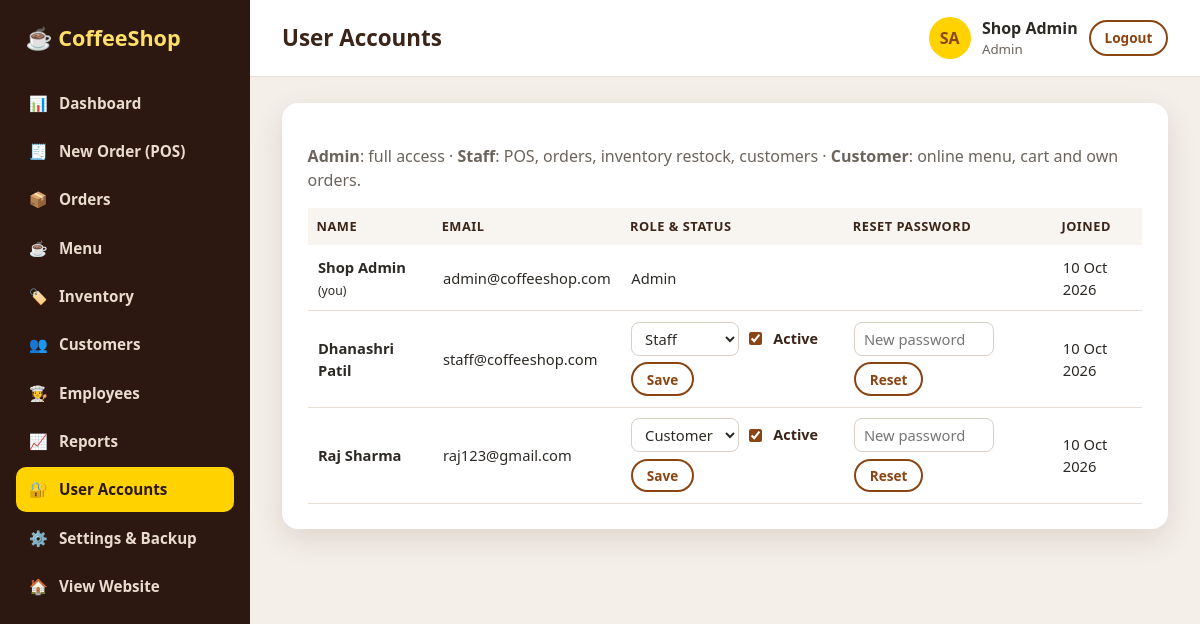
The page /admin/users.php (signed in) on the database its author committed.
### tables this page shows
CREATE TABLE users (
    id            INT AUTO_INCREMENT PRIMARY KEY,
    name          VARCHAR(100) NOT NULL,
    email         VARCHAR(150) NOT NULL UNIQUE,
    phone         VARCHAR(20),
    password_hash VARCHAR(255) NOT NULL,
    role          ENUM('admin','staff','customer') NOT NULL DEFAULT 'customer',
    is_active     TINYINT(1) NOT NULL DEFAULT 1,
    created_at    DATETIME NOT NULL DEFAULT CURRENT_TIMESTAMP
);

### includes/bootstrap.php (called while the page is built, shortened)
<?php
function db(): PDO
{
    static $pdo = null;
    if ($pdo === null) {
        $dsn = 'mysql:host=' . DB_HOST . ';port=' . DB_PORT . ';dbname=' . DB_NAME . ';charset=utf8mb4';
        try {
            $pdo = new PDO($dsn, DB_USER, DB_PASS, [
                PDO::ATTR_ERRMODE            => PDO::ERRMODE_EXCEPTION,
                PDO::ATTR_DEFAULT_FETCH_MODE => PDO::FETCH_ASSOC,
                PDO::ATTR_EMULATE_PREPARES   => false,
            ]);
            $pdo->exec("SET time_zone = '" . date('P') . "'");
        } catch (PDOException $e) {
            http_response_code(500);
            exit('<h2>Database connection failed</h2><p>Check config/config.php and make sure the '
                . 'database/coffeeshop.sql file has been imported.</p>');
        }
    }
    return $pdo;
}
function base_url(string $path = ''): string
{
    static $base = null;
    if ($base === null) {
        $root = str_replace('\\', '/', realpath(__DIR__ . '/..'));
        $doc  = str_replace('\\', '/', realpath($_SERVER['DOCUMENT_ROOT'] ?? '') ?: '');
        $base = ($doc !== '' && str_starts_with($root, $doc)) ? substr($root, strlen($doc)) : '';
        $base = rtrim($base, '/');
    }
    return $base . '/' . ltrim($path, '/');
}
function e($value): string
{
    return htmlspecialchars((string) $value, ENT_QUOTES, 'UTF-8');
}
function current_user(): ?array
{
    static $user = false;
    if ($user === false) {
        $user = null;
        if (!empty($_SESSION['user_id'])) {
            $stmt = db()->prepare('SELECT id, name, email, phone, role FROM users WHERE id = ? AND is_active = 1');
            $stmt->execute([$_SESSION['user_id']]);
            $user = $stmt->fetch() ?: null;
        }
    }
    return $user;
}
function require_login(): array
{
    $user = current_user();
    return $user;
}
function require_role(string ...$roles): array
{
    $user = require_login();
    return $user;
}
function initials(string $name): string
{
    $parts = preg_split('/\s+/', trim($name));
    $out = mb_substr($parts[0] ?? '', 0, 1) . (count($parts) > 1 ? mb_substr(end($parts), 0, 1) : mb_substr($parts[0] ?? '', 1, 1));
    return mb_strtoupper($out);
}

### admin/users.php (the view, shortened to what this page needs)
<?php
require_once __DIR__ . '/../includes/bootstrap.php';
require_once __DIR__ . '/../includes/layout.php';
$admin = require_role('admin');
$pdo = db();
$users = $pdo->query('SELECT * FROM users ORDER BY FIELD(role, "admin", "staff", "customer"), name')->fetchAll();
admin_start('User Accounts', 'users');
?>
<section class="panel">
    <p class="muted"><strong>Admin</strong>: full access · <strong>Staff</strong>: POS, orders, inventory restock, customers ·
        <strong>Customer</strong>: online menu, cart and own orders.</p>
    <div class="table-wrap">
        <table class="table">
            <thead><tr><th>Name</th><th>Email</th><th>Role & status</th><th>Reset password</th><th>Joined</th></tr></thead>
            <tbody>
            <?php foreach ($users as $u): $self = $u['id'] == $admin['id']; ?>
                <tr>
                    <td><strong><?= e($u['name']) ?></strong><?= $self ? ' <small>(you)</small>' : '' ?></td>
                    <td><?= e($u['email']) ?></td>
                    <td>
                        <?php if ($self): ?>
                            <?= e(ucfirst($u['role'])) ?>
                        <?php else: ?>
                            <form method="post" class="inline-form">
                                <select name="role">
                                    <?php foreach (['admin', 'staff', 'customer'] as $r): ?><option value="<?= $r ?>" <?= $u['role'] === $r ? 'selected' : '' ?>><?= ucfirst($r) ?></option><?php endforeach; ?>
                                </select>
                                <label class="check"><input type="checkbox" name="is_active" value="1" <?= $u['is_active'] ? 'checked' : '' ?>> Active</label>
                                <button class="btn btn-outline btn-sm">Save</button>
                            </form>
                        <?php endif; ?>
                    </td>
                    <td>
                        <?php if (!$self): ?>
                            <form method="post" class="inline-form">
                                <input type="password" name="password" placeholder="New password" minlength="6" class="note-input" required>
                                <button class="btn btn-outline btn-sm">Reset</button>
                            </form>
                        <?php endif; ?>
                    </td>
                    <td><?= e(date('d M Y', strtotime($u['created_at']))) ?></td>
                </tr>
            <?php endforeach; ?>
            </tbody>
        </table>
    </div>
</section>
<?php
admin_end();

### includes/layout.php (shortened to what this page needs)
<?php
function page_head(string $title, string $bodyClass = ''): void
{
    ?><!DOCTYPE html>
<html lang="en">
<head>
    <link rel="stylesheet" href="<?= e(base_url('assets/css/style.css')) ?>">
</head>
<body class="<?= e($bodyClass) ?>">
<?php
}
function page_end(): void
{
    ?>
</body>
</html>
<?php
}
    ?>
<?php
function admin_start(string $title, string $active): void
{
    $user = current_user();
    $menu = [
        'dashboard' => ['📊', 'Dashboard', 'admin/index.php', false],
        'pos'       => ['🧾', 'New Order (POS)', 'admin/pos.php', false],
        'orders'    => ['📦', 'Orders', 'admin/orders.php', false],
        'menu'      => ['☕', 'Menu', 'admin/menu.php', true],
        'inventory' => ['🏷️', 'Inventory', 'admin/inventory.php', false],
        'customers' => ['👥', 'Customers', 'admin/customers.php', false],
        'employees' => ['🧑‍🍳', 'Employees', 'admin/employees.php', true],
        'reports'   => ['📈', 'Reports', 'admin/reports.php', true],
        'users'     => ['🔐', 'User Accounts', 'admin/users.php', true],
        'settings'  => ['⚙️', 'Settings & Backup', 'admin/settings.php', true],
    ];
    page_head($title, 'admin-body');
    ?>
<div class="admin-layout">
    <aside class="sidebar" id="sidebar">
        <a class="logo-flat" href="<?= e(base_url('admin/index.php')) ?>">☕ CoffeeShop</a>
        <nav>
            <?php foreach ($menu as $key => [$icon, $label, $href, $adminOnly]):
                if ($adminOnly && $user['role'] !== 'admin') continue; ?>
                <a href="<?= e(base_url($href)) ?>" class="<?= $key === $active ? 'active' : '' ?>"><span><?= $icon ?></span><?= e($label) ?></a>
            <?php endforeach; ?>
            <a href="<?= e(base_url('index.php')) ?>"><span>🏠</span>View Website</a>
        </nav>
    </aside>
    <div class="admin-main">
        <header class="admin-topbar">
            <h1><?= e($title) ?></h1>
            <div class="topbar-user">
                <span class="avatar"><?= e(initials($user['name'])) ?></span>
                <div><strong><?= e($user['name']) ?></strong><small><?= e(ucfirst($user['role'])) ?></small></div>
                <a class="btn btn-outline btn-sm" href="<?= e(base_url('logout.php')) ?>">Logout</a>
            </div>
        </header>
        <main class="admin-content">
<?php
}
function admin_end(): void
{
    ?>
        </main>
    </div>
</div>
<?php
    page_end();
}

### assets/css/style.css (style rules this page uses)
:root { --brown: #6f4e37; --brown-dark: #3b2418; --brown-deep: #2c1810; --rust: #8b4513; --orange: #d2691e; --yellow: #ffd200; --yellow-soft: #ffe066; --cream: #f8f4ef; --text: #2d2a26; --muted: #6b645c; --border: #e7dfd6; --white: #ffffff; --green: #2e7d32; --red: #c62828; --radius: 16px; --shadow: 0 10px 30px rgba(60, 30, 10, .12); }
* { box-sizing: border-box; }
html { scroll-behavior: smooth; }
body { margin: 0; font-family: "Segoe UI", Arial, Helvetica, sans-serif; color: var(--text); background: var(--white); line-height: 1.5; }
a { color: var(--rust); }
h1, h2, h3, h4 { margin: 0 0 .5em; line-height: 1.2; }
.muted { color: var(--muted); }
.btn { display: inline-flex; align-items: center; justify-content: center; gap: .4em; padding: .7em 1.4em; border-radius: 999px; border: 2px solid transparent; font-weight: 700; font-size: .95rem; text-decoration: none; cursor: pointer; transition: transform .15s, box-shadow .15s, background .15s; font-family: inherit; }
.btn-sm { padding: .4em 1em; font-size: .85rem; }
.btn-outline { background: transparent; border-color: var(--rust); color: var(--rust); }
.logo-flat { color: var(--yellow-soft); font-weight: 800; font-size: 1.5rem; text-decoration: none; }
input, select, textarea { font: inherit; padding: .65em .9em; border: 1px solid #d8cfc5; border-radius: 8px; background: var(--white); color: var(--text); width: 100%; }
input[type=checkbox], input[type=radio] { width: auto; accent-color: var(--rust); }
label { display: flex; flex-direction: column; gap: .3rem; font-weight: 600; font-size: .9rem; color: var(--brown-dark); }
label.check { flex-direction: row; align-items: center; gap: .5rem; }
.inline-form { display: inline-flex; gap: .4rem; align-items: center; flex-wrap: wrap; margin: 0; }
.inline-form select, .inline-form input { width: auto; padding: .35em .6em; }
.note-input { width: 140px !important; }
.avatar { display: inline-grid; place-items: center; width: 42px; height: 42px; border-radius: 50%; background: var(--yellow); color: var(--rust); font-weight: 800; flex: 0 0 auto; }
.panel { background: var(--white); border-radius: var(--radius); padding: 1.6rem; box-shadow: var(--shadow); margin-bottom: 1.6rem; }
.table-wrap { overflow-x: auto; }
.table { width: 100%; border-collapse: collapse; font-size: .92rem; }
.table th { text-align: left; background: var(--cream); color: var(--brown-dark); padding: .7em; font-size: .8rem; text-transform: uppercase; letter-spacing: .04em; }
.table td { padding: .7em; border-bottom: 1px solid var(--border); vertical-align: middle; }
.admin-body { background: #f4efe9; }
.admin-layout { display: grid; grid-template-columns: 250px 1fr; min-height: 100vh; }
.sidebar { background: var(--brown-deep); padding: 1.4rem 1rem; position: sticky; top: 0; height: 100vh; overflow-y: auto; }
.sidebar .logo-flat { display: block; margin: 0 .6rem 1.6rem; font-size: 1.35rem; }
.sidebar nav a { display: flex; gap: .7rem; align-items: center; color: #e9dccf; text-decoration: none; padding: .7rem .8rem; border-radius: 10px; margin-bottom: .2rem; font-weight: 600; font-size: .95rem; }
.sidebar nav a.active { background: var(--yellow); color: var(--brown-deep); }
.admin-main { min-width: 0; }
.admin-topbar { display: flex; align-items: center; gap: 1rem; padding: 1rem 2rem; background: var(--white); border-bottom: 1px solid var(--border); position: sticky; top: 0; z-index: 20; }
.admin-topbar h1 { font-size: 1.4rem; margin: 0; flex: 1; color: var(--brown-dark); }
.topbar-user { display: flex; align-items: center; gap: .7rem; }
.topbar-user small { display: block; color: var(--muted); }
.admin-content { padding: 1.6rem 2rem 3rem; }

### rows shown on the page
users: name "SA", name "Shop Admin", role "Admin", shows "(you)", email "admin@coffeeshop.com", created_at "10 Oct 2026"
users: name "Dhanashri Patil", email "staff@coffeeshop.com", role "Staff", is_active "☑", created_at "10 Oct 2026"
users: name "Raj Sharma", email "raj123@gmail.com", role "Customer", is_active "☑", created_at "10 Oct 2026"

### other values the page prints
$icon "📊"
$label "Dashboard"
$icon "🧾"
$label "New Order (POS)"
$icon "📦"
$label "Orders"
$icon "☕"
$label "Menu"
$icon "🏷️"
$label "Inventory"
$icon "👥"
$label "Customers"
$icon "🧑‍🍳"
$label "Employees"
$icon "📈"
